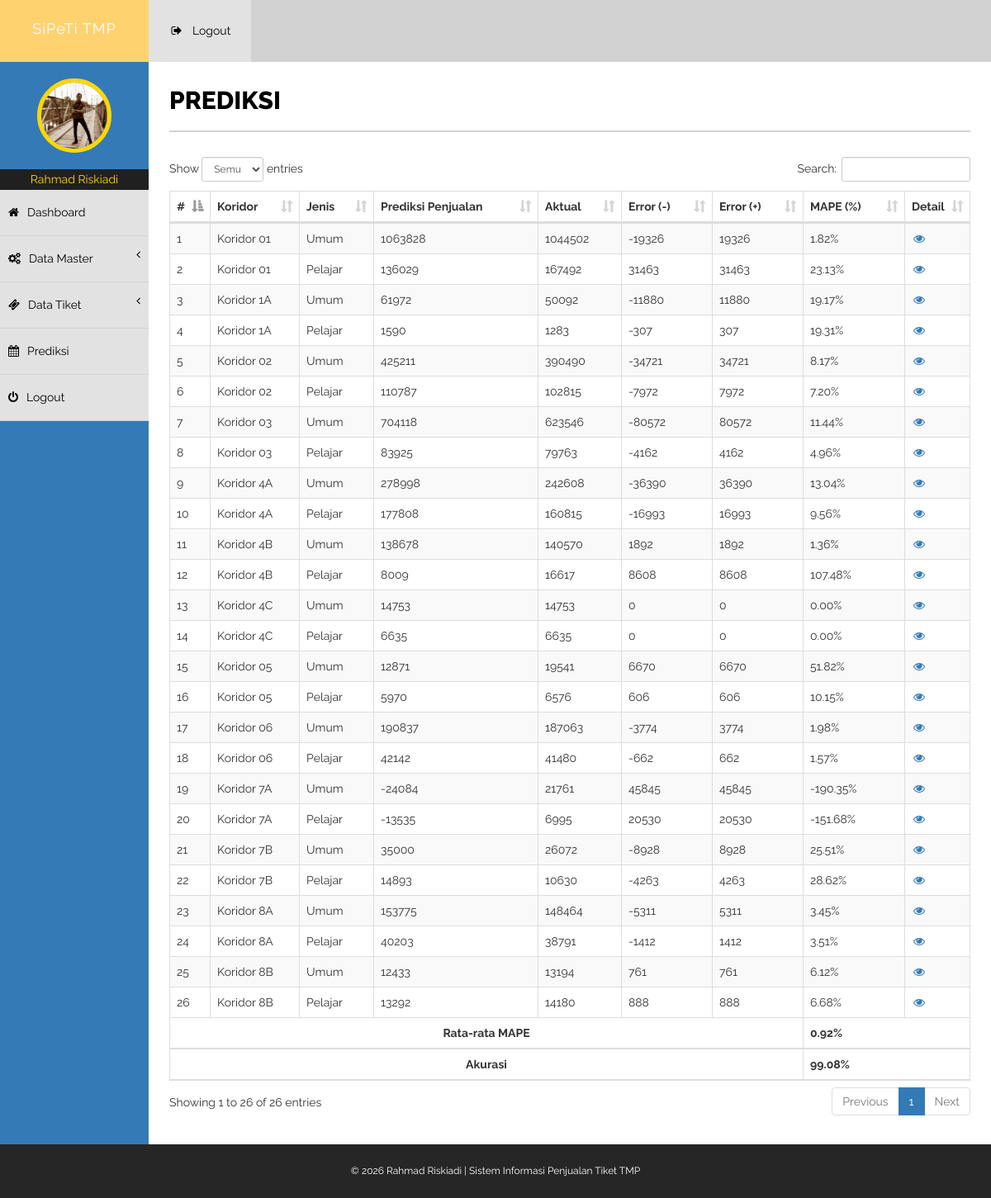
Screenshot of /prediksi (signed in) with the database file from the repository.
### tables this page shows
CREATE TABLE `penjualan` (
  `id` int(11) NOT NULL,
  `koridorID` int(11) NOT NULL,
  `jumlah` int(11) NOT NULL,
  `tahun` year(4) NOT NULL
);

CREATE TABLE `koridor` (
  `id` int(11) NOT NULL,
  `jenisID` int(11) NOT NULL,
  `koridor` text NOT NULL
);

CREATE TABLE `jenis` (
  `id` int(11) NOT NULL,
  `jenisTiket` varchar(10) NOT NULL,
  `hargaTiket` bigint(10) NOT NULL
);

### modul/prediksi/prediksi.php (the view, shortened to what this page needs)
<?php
$a=$_GET['a'] ?? '';
switch($a){
	default:
?>
<div class="row">
                    <div class="col-lg-12">
                        <h1 class="page-head-line"><?php echo strtoupper($m);?>
						</h1>
                    </div>
                </div>
                <div class="row">
            <div class="col-lg-12">
               <div class="table-responsive">
                            <table class="table table-striped table-bordered table-hover" id="t_prediksi">
                                <thead>
                                    <tr>
                                        <th style="width:5%;">#</th>
                                        <th>Koridor</th>
                                        <th>Jenis</th>
          <th>Prediksi Penjualan</th>
          <th>Aktual</th>
          <th>Error (-)</th>
                                        <th>Error (+)</th>
          <th>MAPE (%)</th>
          <th style="width:5%;">Detail</th>
                                    </tr>
                                </thead>
                                <tbody>
                                <?php
                                $q=$con->query("SELECT * FROM penjualan a, koridor b, jenis c WHERE a.koridorID=b.id AND b.jenisID=c.id GROUP BY a.koridorID ORDER BY b.id ASC");
                                $i=0;
                                while($r=$q->fetch_object()){
                                    $i++;
                                    $r2=$con->query("SELECT * FROM data_uji WHERE koridorID='$r->koridorID' LIMIT 1")->fetch_object();
                                    $aktual[$i]=$r2->jumlah ?? 0;
                                    $prediksi[$i]=prediksiTiket($r->koridorID);
                                    $error[$i]=$aktual[$i]-$prediksi[$i];
                                    $err[$i]=abs($error[$i]);
                                    $mape[$i]=number_format(($err[$i]/$prediksi[$i])*100,2,'.','');
                                    if(!empty($aktual[$i])){
                                        $xmape[$i]=(float)number_format(($err[$i]/$prediksi[$i])*100,2,'.','');
                                    }
                                    echo "<tr>
         <td>$i</td>
         <td>$r->koridor</td>
									<td>$r->jenisTiket</td>
									<td>".$prediksi[$i]."</td>
									<td>$aktual[$i]</td>
									<td>$error[$i]</td>
									<td>$err[$i]</td>
									<td>$mape[$i]%</td>
									<td>
											<a href='".$site."$m/detail/$r->koridorID'><i class='fa fa-eye fa-fw' title='Klik Untuk Melihat Detail Perhitungan'></i></a>
											</td>
									</tr>";
                                }
                                ?>
                                </tbody>
                                <tfoot>
                                <?php
                                $rata=number_format(array_sum($xmape)/count($xmape),2,'.','');
                                $akurasi=100-(float)$rata;
                                ?>
                                    <tr>
                                        <th colspan="7" class="text-right"><center>Rata-rata MAPE</center></th>
										<th colspan="2"><?php echo $rata;?>%</th>
                                    </tr>
									 <tr>
                                         <th colspan="7" class="text-right"><center>Akurasi</center></th>
										<th colspan="2"><?php echo $akurasi;?>%</th>
                                    </tr>
                                </tfoot>
                            </table>
                        </div>
                        </div>
            </div>
<?php break; ?>
<?php }	?>

### assets/css/style.css (style rules this page uses)
body { font-family: 'Raleway', sans-serif; line-height:25px; font-size:14px; }
.page-head-line { font-size: 30px; text-transform: uppercase; color: #000; font-weight: 800; padding-bottom: 20px; border-bottom: 2px solid #d2d2d2; margin-bottom: 30px; }

### rows the page displays
penjualan: koridorID.koridor "Koridor 01", jenis.jenisTiket "Umum", i "1063828", i "1044502", i "-19326", i "19326", i "1.82"
penjualan: koridorID.koridor "Koridor 01", jenis.jenisTiket "Pelajar", i "136029", i "167492", i "31463", i "23.13"
penjualan: koridorID.koridor "Koridor 1A", jenis.jenisTiket "Umum", i "61972", i "50092", i "-11880", i "11880", i "19.17"
penjualan: koridorID.koridor "Koridor 1A", jenis.jenisTiket "Pelajar", i "1590", i "1283", i "-307", i "307", i "19.31"
penjualan: koridorID.koridor "Koridor 02", jenis.jenisTiket "Umum", i "425211", i "390490", i "-34721", i "34721", i "8.17"
penjualan: koridorID.koridor "Koridor 02", jenis.jenisTiket "Pelajar", i "110787", i "102815", i "-7972", i "7972", i "7.20"
penjualan: koridorID.koridor "Koridor 03", jenis.jenisTiket "Umum", i "704118", i "623546", i "-80572", i "80572", i "11.44"
penjualan: koridorID.koridor "Koridor 03", jenis.jenisTiket "Pelajar", i "83925", i "79763", i "-4162", i "4162", i "4.96"
penjualan: koridorID.koridor "Koridor 4A", jenis.jenisTiket "Umum", i "278998", i "242608", i "-36390", i "36390", i "13.04"
penjualan: koridorID.koridor "Koridor 4A", jenis.jenisTiket "Pelajar", i "177808", i "160815", i "-16993", i "16993", i "9.56"
penjualan: koridorID.koridor "Koridor 4B", jenis.jenisTiket "Umum", i "138678", i "140570", i "1892", i "1.36"
penjualan: koridorID.koridor "Koridor 4B", jenis.jenisTiket "Pelajar", i "8009", i "16617", i "8608", i "107.48"
penjualan: koridorID.koridor "Koridor 4C", jenis.jenisTiket "Umum", i "14753", i "0", i "0.00"
penjualan: koridorID.koridor "Koridor 4C", jenis.jenisTiket "Pelajar", i "6635", i "0", i "0.00"
penjualan: koridorID.koridor "Koridor 05", jenis.jenisTiket "Umum", i "12871", i "19541", i "6670", i "51.82"
penjualan: koridorID.koridor "Koridor 05", jenis.jenisTiket "Pelajar", i "5970", i "6576", i "606", i "10.15"
penjualan: koridorID.koridor "Koridor 06", jenis.jenisTiket "Umum", i "190837", i "187063", i "-3774", i "3774", i "1.98"
penjualan: koridorID.koridor "Koridor 06", jenis.jenisTiket "Pelajar", i "42142", i "41480", i "-662", i "662", i "1.57"
penjualan: koridorID.koridor "Koridor 7A", jenis.jenisTiket "Umum", i "-24084", i "21761", i "45845", i "-190.35"
penjualan: koridorID.koridor "Koridor 7A", jenis.jenisTiket "Pelajar", i "-13535", i "6995", i "20530", i "-151.68"
penjualan: koridorID.koridor "Koridor 7B", jenis.jenisTiket "Umum", i "35000", i "26072", i "-8928", i "8928", i "25.51"
penjualan: koridorID.koridor "Koridor 7B", jenis.jenisTiket "Pelajar", i "14893", i "10630", i "-4263", i "4263", i "28.62"
penjualan: koridorID.koridor "Koridor 8A", jenis.jenisTiket "Umum", i "153775", i "148464", i "-5311", i "5311", i "3.45"
penjualan: koridorID.koridor "Koridor 8A", jenis.jenisTiket "Pelajar", i "40203", i "38791", i "-1412", i "1412", i "3.51"
penjualan: koridorID.koridor "Koridor 8B", jenis.jenisTiket "Umum", i "12433", i "13194", i "761", i "6.12"
penjualan: koridorID.koridor "Koridor 8B", jenis.jenisTiket "Pelajar", i "13292", i "14180", i "888", i "6.68"

### other values shown
$aplikasi "SiPeTi TMP"
$develop "Rahmad Riskiadi"
$m "PREDIKSI"
$rata "0.92"
$akurasi "99.08"
$footer "© 2026 Rahmad Riskiadi | Sistem Informasi Penjualan Tiket TMP"
